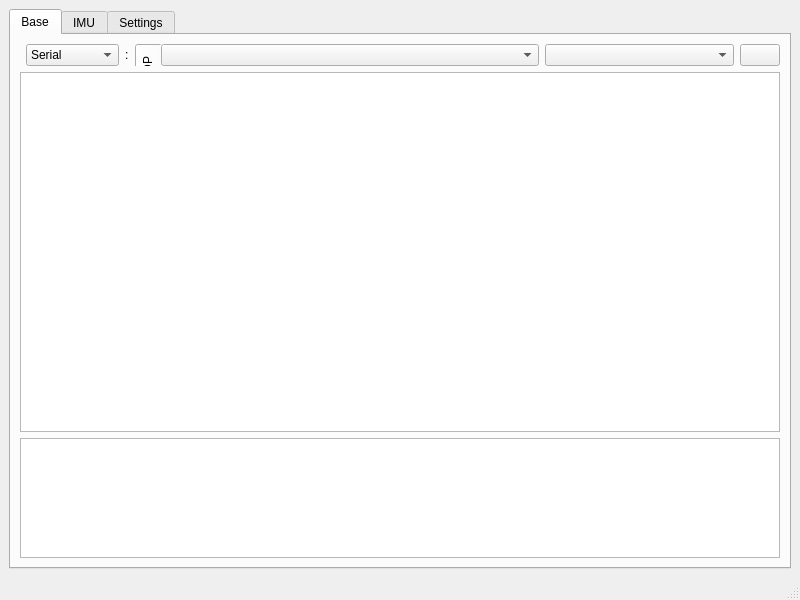
<?xml version="1.0" encoding="UTF-8"?>
<ui version="4.0">
 <class>MainWindow</class>
 <widget class="QMainWindow" name="MainWindow">
  <property name="geometry">
   <rect>
    <x>0</x>
    <y>0</y>
    <width>800</width>
    <height>600</height>
   </rect>
  </property>
  <property name="windowTitle">
   <string>MainWindow</string>
  </property>
  <widget class="QWidget" name="centralwidget">
   <layout class="QGridLayout" name="gridLayout">
    <item row="0" column="0">
     <widget class="QTabWidget" name="tabbar_function">
      <property name="styleSheet">
       <string notr="true"/>
      </property>
      <property name="currentIndex">
       <number>0</number>
      </property>
      <widget class="QWidget" name="Base">
       <attribute name="title">
        <string>Base</string>
       </attribute>
       <layout class="QVBoxLayout" name="verticalLayout" stretch="1,6,2">
        <property name="sizeConstraint">
         <enum>QLayout::SetDefaultConstraint</enum>
        </property>
        <property name="leftMargin">
         <number>9</number>
        </property>
        <property name="topMargin">
         <number>9</number>
        </property>
        <property name="rightMargin">
         <number>9</number>
        </property>
        <property name="bottomMargin">
         <number>9</number>
        </property>
        <item>
         <layout class="QHBoxLayout" name="horizontalLayout_2" stretch="0,0,0,0">
          <property name="sizeConstraint">
           <enum>QLayout::SetDefaultConstraint</enum>
          </property>
          <property name="leftMargin">
           <number>6</number>
          </property>
          <item>
           <widget class="QComboBox" name="cmb_mode">
            <property name="toolTip">
             <string>Mode</string>
            </property>
            <item>
             <property name="text">
              <string>Serial</string>
             </property>
            </item>
            <item>
             <property name="text">
              <string>TCP Server</string>
             </property>
            </item>
            <item>
             <property name="text">
              <string>TCP Client</string>
             </property>
            </item>
            <item>
             <property name="text">
              <string>UDP</string>
             </property>
            </item>
           </widget>
          </item>
          <item>
           <widget class="QLabel" name="label">
            <property name="text">
             <string>:</string>
            </property>
           </widget>
          </item>
          <item>
           <widget class="QTabWidget" name="tabbar_mode">
            <property name="enabled">
             <bool>true</bool>
            </property>
            <property name="sizePolicy">
             <sizepolicy hsizetype="MinimumExpanding" vsizetype="Ignored">
              <horstretch>0</horstretch>
              <verstretch>0</verstretch>
             </sizepolicy>
            </property>
            <property name="maximumSize">
             <size>
              <width>16777215</width>
              <height>16777215</height>
             </size>
            </property>
            <property name="layoutDirection">
             <enum>Qt::LeftToRight</enum>
            </property>
            <property name="styleSheet">
             <string notr="true"/>
            </property>
            <property name="tabPosition">
             <enum>QTabWidget::West</enum>
            </property>
            <property name="tabShape">
             <enum>QTabWidget::Rounded</enum>
            </property>
            <property name="currentIndex">
             <number>0</number>
            </property>
            <property name="elideMode">
             <enum>Qt::ElideNone</enum>
            </property>
            <property name="usesScrollButtons">
             <bool>false</bool>
            </property>
            <property name="documentMode">
             <bool>true</bool>
            </property>
            <property name="tabsClosable">
             <bool>false</bool>
            </property>
            <property name="tabBarAutoHide">
             <bool>true</bool>
            </property>
            <widget class="QWidget" name="tab_mode_serial">
             <property name="styleSheet">
              <string notr="true"/>
             </property>
             <attribute name="title">
              <string>UDP</string>
             </attribute>
             <layout class="QGridLayout" name="gridLayout_2" columnstretch="6,2,1">
              <property name="leftMargin">
               <number>0</number>
              </property>
              <property name="topMargin">
               <number>0</number>
              </property>
              <property name="rightMargin">
               <number>0</number>
              </property>
              <property name="bottomMargin">
               <number>0</number>
              </property>
              <item row="0" column="0">
               <widget class="QComboBox" name="cmb_serial_port">
                <property name="toolTip">
                 <string>Port</string>
                </property>
                <property name="styleSheet">
                 <string notr="true"/>
                </property>
                <property name="sizeAdjustPolicy">
                 <enum>QComboBox::AdjustToContents</enum>
                </property>
               </widget>
              </item>
              <item row="0" column="1" colspan="2">
               <widget class="QComboBox" name="cmb_serial_baud">
                <property name="toolTip">
                 <string>BaudRate</string>
                </property>
               </widget>
              </item>
             </layout>
            </widget>
            <widget class="QWidget" name="tab_mode_tcp_server">
             <attribute name="title">
              <string>tcp_server</string>
             </attribute>
             <layout class="QHBoxLayout" name="horizontalLayout">
              <property name="leftMargin">
               <number>0</number>
              </property>
              <property name="topMargin">
               <number>0</number>
              </property>
              <property name="rightMargin">
               <number>0</number>
              </property>
              <property name="bottomMargin">
               <number>0</number>
              </property>
              <item>
               <widget class="QComboBox" name="cmb_server_ip"/>
              </item>
              <item>
               <widget class="QLineEdit" name="input_tcp_server_port">
                <property name="toolTip">
                 <string>Port</string>
                </property>
                <property name="text">
                 <string>50000</string>
                </property>
               </widget>
              </item>
             </layout>
            </widget>
            <widget class="QWidget" name="tab_mode_tcp_client">
             <attribute name="title">
              <string>tcp_client</string>
             </attribute>
             <layout class="QHBoxLayout" name="horizontalLayout_3">
              <property name="leftMargin">
               <number>0</number>
              </property>
              <property name="topMargin">
               <number>0</number>
              </property>
              <property name="rightMargin">
               <number>0</number>
              </property>
              <property name="bottomMargin">
               <number>0</number>
              </property>
              <item>
               <widget class="QComboBox" name="cmb_tcp_client_ip"/>
              </item>
              <item>
               <widget class="QLineEdit" name="input_tcp_client_port">
                <property name="toolTip">
                 <string>Port</string>
                </property>
                <property name="text">
                 <string>50000</string>
                </property>
               </widget>
              </item>
             </layout>
            </widget>
            <widget class="QWidget" name="tab_mode_udp">
             <attribute name="title">
              <string>udp</string>
             </attribute>
             <layout class="QHBoxLayout" name="horizontalLayout_4">
              <property name="leftMargin">
               <number>0</number>
              </property>
              <property name="topMargin">
               <number>0</number>
              </property>
              <property name="rightMargin">
               <number>0</number>
              </property>
              <property name="bottomMargin">
               <number>0</number>
              </property>
              <item>
               <widget class="QLineEdit" name="input_udp_port"/>
              </item>
             </layout>
            </widget>
           </widget>
          </item>
          <item>
           <widget class="QPushButton" name="btn_run">
            <property name="toolTip">
             <string>connect</string>
            </property>
            <property name="text">
             <string/>
            </property>
            <property name="autoRepeat">
             <bool>false</bool>
            </property>
            <property name="autoDefault">
             <bool>false</bool>
            </property>
            <property name="default">
             <bool>false</bool>
            </property>
            <property name="flat">
             <bool>false</bool>
            </property>
           </widget>
          </item>
         </layout>
        </item>
        <item>
         <widget class="QPlainTextEdit" name="text_recv">
          <property name="focusPolicy">
           <enum>Qt::ClickFocus</enum>
          </property>
         </widget>
        </item>
        <item>
         <widget class="QTextEdit" name="text_send">
          <property name="focusPolicy">
           <enum>Qt::ClickFocus</enum>
          </property>
         </widget>
        </item>
       </layout>
      </widget>
      <widget class="QWidget" name="tab_imu">
       <attribute name="title">
        <string>IMU</string>
       </attribute>
      </widget>
      <widget class="QWidget" name="Settings">
       <attribute name="title">
        <string>Settings</string>
       </attribute>
       <layout class="QVBoxLayout" name="verticalLayout_2">
        <item>
         <widget class="QScrollArea" name="scrollArea">
          <property name="verticalScrollBarPolicy">
           <enum>Qt::ScrollBarAsNeeded</enum>
          </property>
          <property name="horizontalScrollBarPolicy">
           <enum>Qt::ScrollBarAsNeeded</enum>
          </property>
          <property name="sizeAdjustPolicy">
           <enum>QAbstractScrollArea::AdjustToContentsOnFirstShow</enum>
          </property>
          <property name="widgetResizable">
           <bool>true</bool>
          </property>
          <widget class="QWidget" name="scrollAreaWidgetContents">
           <property name="geometry">
            <rect>
             <x>0</x>
             <y>0</y>
             <width>756</width>
             <height>472</height>
            </rect>
           </property>
          </widget>
         </widget>
        </item>
       </layout>
      </widget>
     </widget>
    </item>
   </layout>
  </widget>
  <widget class="QMenuBar" name="menubar">
   <property name="geometry">
    <rect>
     <x>0</x>
     <y>0</y>
     <width>800</width>
     <height>30</height>
    </rect>
   </property>
  </widget>
  <widget class="QStatusBar" name="statusbar"/>
 </widget>
 <resources/>
 <connections/>
</ui>
